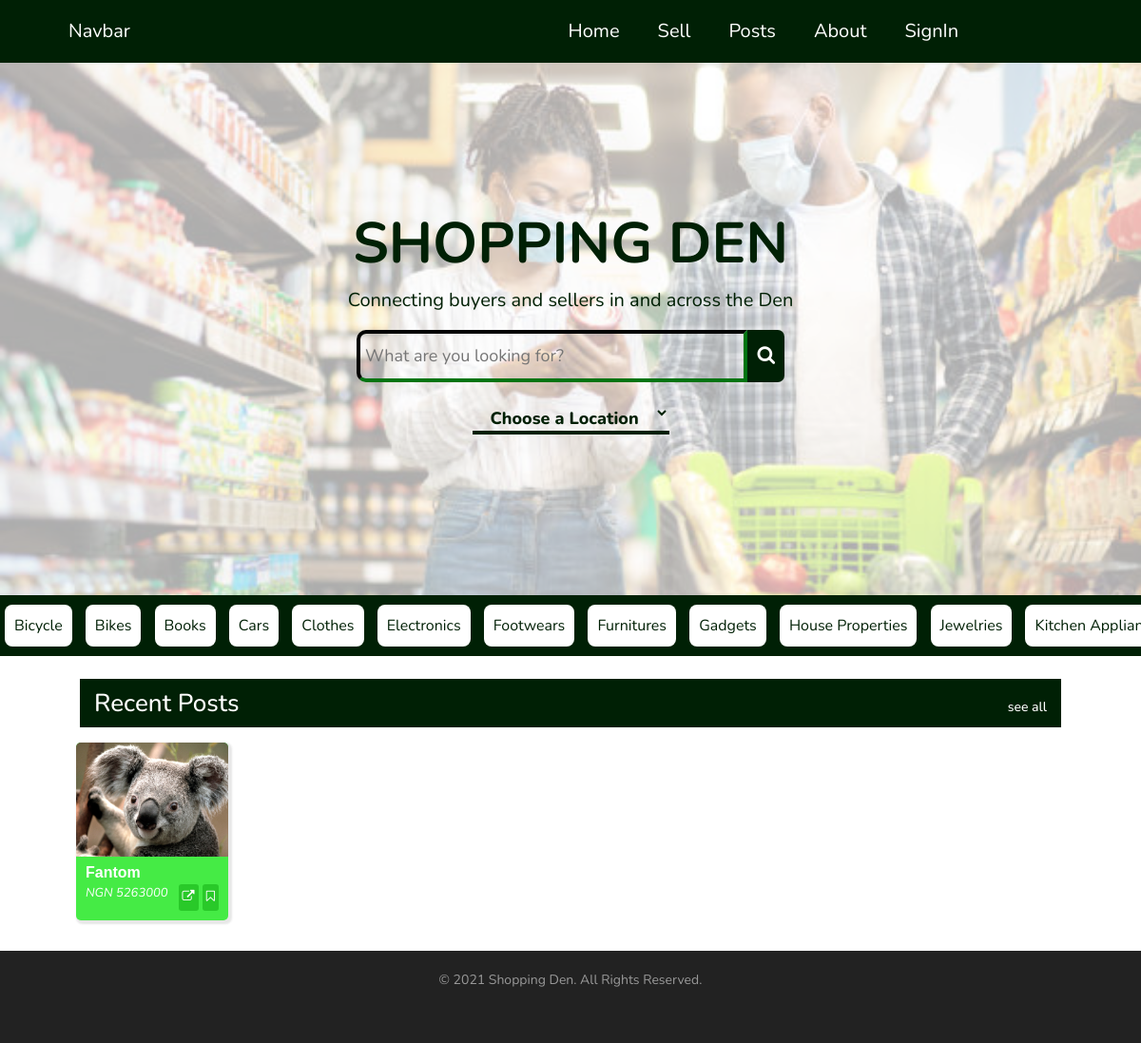
The page / on the database its author committed.
### main/models.py (models this page shows, shortened)
class ProductTag(models.Model):
    name = models.CharField(max_length= 30)
    description = models.TextField(max_length = 300,blank = True)

class Product(models.Model):
    CHOICES = (("UNN","UNN"),("UNEC","UNEC"))
    user = models.ForeignKey(User,on_delete=models.CASCADE)
    name = models.CharField(max_length=120)
    tag = models.ManyToManyField(ProductTag, blank = True)
    description = models.TextField(max_length= 3000)
    price = models.IntegerField()
    phone_number = models.CharField(_('Phone Number'),
        max_length=11,
        blank= True,
        validators = [numeric_validator],
        help_text=_('11 Nigeria Phone Numbers.'),
        error_messages={
            'max_length': _("11 Numbers required."),
        },
    )
    negotiable = models.BooleanField(default=False)
    active = models.BooleanField(default=True)
    available = models.BooleanField(default=True)
    location = models.CharField(max_length = 5,choices = CHOICES)
    date_uploaded = models.DateTimeField(auto_now_add = True)
    expiring_date = models.DateTimeField(default=datetime.now() + timedelta(weeks= 1))
    objects = ActiveManager()
    def first_image(self):
        try:
            image = self.productimage_set.all()[0]
        except:
            image = None
        return image

class ProductImage(models.Model):
    product = models.ForeignKey(Product,on_delete=models.CASCADE)
    image = models.ImageField()

### main/views.py (the view)
# urls.py: path("",views.home,name="index"),
def home(request):
    tags = ProductTag.objects.all().order_by('name')
    recent_product = Product.objects.recent()
    location = request.GET.get('location')
    if location and (location == "unn" or location == "unec" or location == "all"):
        request.session['location'] = location
        if location == "all":
            recent_product = Product.objects.recent()
        else:
            recent_product = Product.objects.recent(location)
    content = {
        "products":recent_product,
        "tags":tags
    }
    return render(request,"index.html",content)

### main/models.py (called while the page is built)
    def recent(self,location = None):
        if location:
            return self.filter(active=True,location=location).order_by("-date_uploaded")[:6]
        return self.filter(active=True).order_by("-date_uploaded")[:6]

### main/templates/index.html (shortened to what this page needs)
{% extends 'base.html' %}
{% block content %}
    <div class="bg">
        <div class="landing">
            <div class="shoppingden">Shopping den</div>
            <p class="tagline">Connecting buyers and sellers in and across the Den</p>
            <div class="search" >
                <form action="{% url 'search' %}" class="flex-box">
                    <input  type="text" placeholder="What are you looking for?"  name="q" class="search-input" style="border-bottom-right-radius: 0px; border-top-right-radius: 0px;" >
                    <button type="submit" class="home-btn" style="border-bottom-left-radius: 0px; border-top-left-radius: 0px;">
                        <i class="fa fa-search" style="font-size: 20px; "></i>
                    </button>
                </form>
            </div>
            <form action="">
                <select class="form-dropdown" name="location" onchange="locationFilter(this)">
                    <option value="all" {% if request.session.location == "all"%}selected{% endif %}>Choose a Location</option>
                </select>
            </form>
        </div>
    </div>
    <div class="others">
        {% for tag in tags%}
            <a href="{% url 'goods' %}?tag={{tag.name}}" class="category">
            {{tag.name}}
            </a>
        {% endfor %}
    </div>
    <div class="site-container">
    {% if products %}
    <div class="p-4">
        <h2 class="home-product-header"> <span>Recent Posts</span> <span><a href="{% url 'goods' %}?filter=latest " class="small-link">see all</a></span></h2>
        <div class="row mt-2">
            {% for product in products%}
            <div class="col-md-2 col-6 p-2">
                <div class="product-container">
                    {% if product.first_image %}
                        <img src="{{product.first_image.image.url}}" alt="{{product.name}}" class="product-img" style="border-bottom-right-radius: 0px; border-bottom-left-radius: 0px;">
                    {% else %}
                        <img src="" alt="{{product.name}}" class="product-img" style="border-bottom-right-radius: 0px; border-bottom-left-radius: 0px;">
                    {% endif %}
                    <div class="product-content">
                        <p>{{ product.name }}</p>
                        <div class="product-content-footer">
                            <span class="price">NGN {{product.price}}</span>
                            <span class="product-buttons">
                                <a href="{% url 'details' product.id %}" class="product-btn" title="view"><i class="fa fa-external-link"></i></a>
                                <a href="javascript::void()" class="product-btn" onclick="saveItem(this,{{product.id}})" title="save">
                                {% if request.saved_product %}
                                    {% if product.id in request.saved_product %}
                                        <i class="fa fa-bookmark"></i>
                                    {% else %}
                                        <i class="fa fa-bookmark-o"></i>
                                    {% endif %}
                                {% else %}
                                    <i class="fa fa-bookmark-o"></i>
                                {% endif %}
                                </a>
                            </span>
                        </div>
                    </div>
                </div>
            </div>
            {% endfor %}
        </div>
    </div>
    {% else %}
        <div class="flex-center">
            <h1 class="no-post">No Post Yet</h1>
        </div>
    {% endif %}
    </div>
{% endblock %}

### main/static/style/style.css (style rules this page uses)
* { padding: 0; margin: 0; box-sizing: border-box; font-family: 'Nunito','Poppins',sans-serif; }
:root { --light-green: rgb(69, 235, 69); --product-container-radius: 5px; }
body { width: 100%; overflow-x: hidden; }
.home-product-header { background-color: #002005; padding: 10px 15px; font-size: 26px; color: white; display: flex; justify-content: space-between; }
.home-product-header .small-link { color: white; text-decoration: none; font-size: 14px; }
.shoppingden { font-size: 60px; color:#002005 ; font-weight: bolder; text-transform: uppercase; width: 100%; overflow-x: hidden; }
.bg { position: relative; background: url("shopping\ people.jpg") no-repeat; background-position: center center; background-origin: border-box; background-size: cover; color: white; text-align: center; padding-top: 100px; width: 100vw; overflow: hidden; height: 70vh; }
.bg:before { content: ''; width: 100%; height: 100%; position: absolute; top: 0; left: 0; background-color: rgba(255, 255, 255, 0.678); }
.landing { display: flex; align-items: center; justify-content: center; flex-direction: column; z-index: 2; width: 100%; height: 60%; text-align: center; position: absolute; }
.tagline { color:#002005; font-size: 20px; }
.search { width: 100%; display: flex; justify-content: center; }
.search form { width: 450px; }
.search-input { width: 100%; border-radius: 10px; border-width: 4px; border-color: #002005; outline: none; background: none; font-size: 18px; padding: 10px 5px; }
.flex-box { display: flex; }
.home-btn { padding: 0 10px; background: none; background: #002005; border-top-right-radius: 7px; border-bottom-right-radius: 7px; border: none; color: white; }
.home-btn i { font-size: 14px; }
.others { overflow: auto; white-space: nowrap; background-color: #002005; }
.category { padding: 10px; text-align: center; display: inline-block; background-color: white; margin: 10px 5px; border-radius: 8px; text-decoration: none; color: #002005; transition: 0.5s; }
.form-dropdown { margin-top: 10px; padding: 15px; border: none; background: none; padding-bottom: 0; font-size: 18px; border-bottom: 4px solid #002005; color: #002005; font-weight: 800; }
.row { max-width: 100vw!important; max-height: 100vh; }
.product-container { background-color: var(--light-green); border-radius: var(--product-container-radius); box-shadow: 2px 2px 2px 2px rgba(49, 49, 49, 0.116); }
.product-content { padding: 5px 10px; }
.product-content p { margin-bottom: 0; font-size: 16px; text-transform: capitalize; font-family: sans-serif; font-weight: bold; color: white; }
.product-content-footer > * { display: inline-block; color: white; }
.product-content-footer { display: flex; justify-content: space-between; }
.product-content-footer .price { font-size: 13px; font-style: italic; }
.product-btn { padding: 4px; border-radius: 3px; color: white; background-color: rgb(41, 201, 41); font-size: 13px; display: inline-block; margin-bottom: 5px; }
.product-img { width: 100%; height: auto; border-radius: var(--product-container-radius); }
.site-container { width: 90%; margin: auto; }

### rows shown on the page
ProductTag: name "Bicycle"
ProductTag: name "Bikes"
ProductTag: name "Books"
ProductTag: name "Cars"
ProductTag: name "Clothes"
ProductTag: name "Electronics"
ProductTag: name "Footwears"
ProductTag: name "Furnitures"
ProductTag: name "Gadgets"
ProductTag: name "House Properties"
ProductTag: name "Jewelries"
ProductTag: name "Kitchen…"
Product: first_image.image (picture), name "Fantom", price "5263000"
